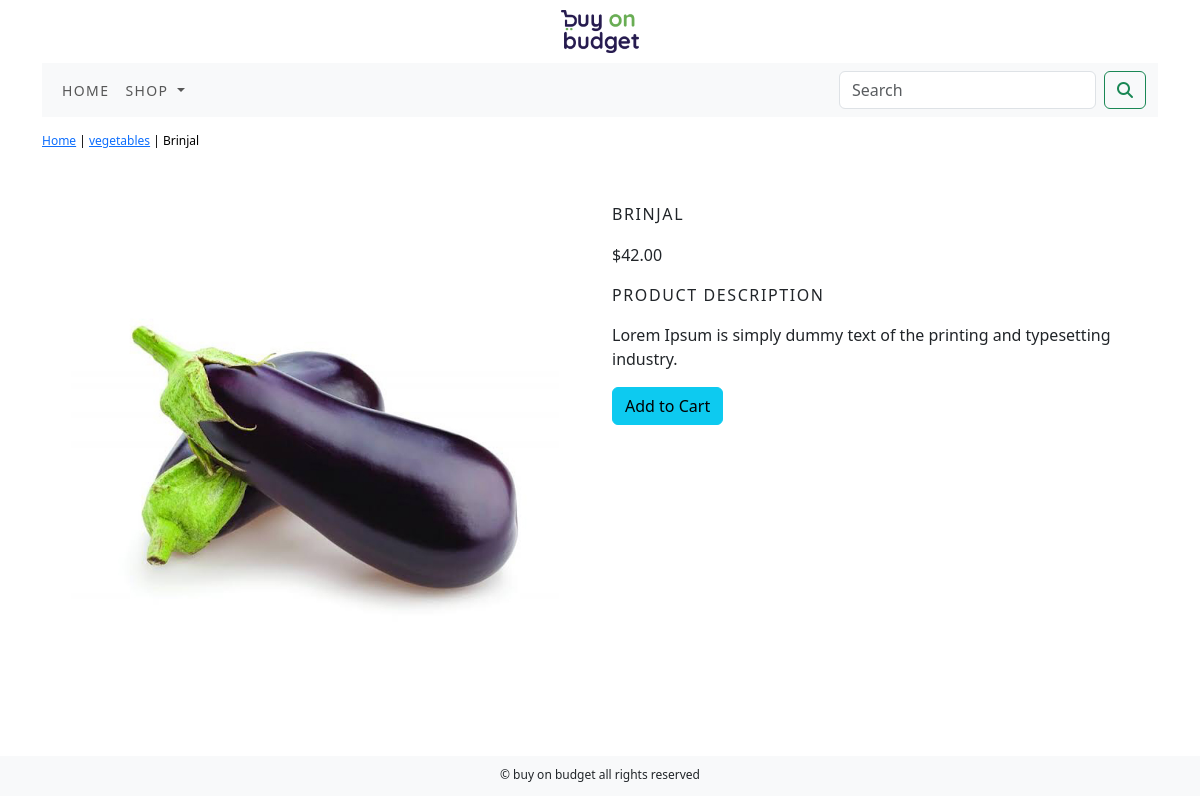
/ecommerceapp/vegetables/brinjal/, run on the app's committed database.
### ecommerceapp/models.py (models this page shows, shortened)
class Product(models.Model):
    name = models.CharField(max_length=250, unique=True)
    slug = models.SlugField(max_length=250, unique=True)
    description = models.TextField(blank=True)
    price = models.DecimalField(max_digits=10, decimal_places=2)
    category = models.ForeignKey(Category, on_delete=models.CASCADE)
    image = models.ImageField(upload_to='product', blank=True)
    stock = models.IntegerField()
    available = models.BooleanField(default=True)
    created = models.DateTimeField(auto_now_add=True)
    updated = models.DateTimeField(auto_now=True)
    class Meta:
        ordering = ('name',)
        verbose_name = 'product'
        verbose_name_plural = 'products'

class Category(models.Model):
    name = models.CharField(max_length=250, unique=True)
    slug = models.SlugField(max_length=250, unique=True)
    description = models.TextField(blank=True)
    image = models.ImageField(upload_to='category', blank=True)
    class Meta:
        ordering = ('name',)
        verbose_name = 'category'
        verbose_name_plural = 'categories'
    def get_url(self):
        return reverse('ecommerceapp:products_by_category', args=[self.slug])
    def __str__(self):
        return '{}'.format(self.name)

### ecommerceapp/views.py (the view)
# urls.py: path('<slug:c_slug>/<slug:product_slug>/', views.proDetail, name='product_detail'),
def proDetail(request, c_slug, product_slug):
    try:
        product = Product.objects.get(category__slug=c_slug, slug=product_slug)
    except Exception as e:
        raise e
    return render(request, 'product.html', {'product': product})

### cart/context_processors.py (called while the page is built)
def counter(request):
    item_count = 0
    if 'admin' in request.path:
        return {}
    else:
        try:
            cart=Cart.objects.filter(cart_id=_cart_id(request))
            cart_items=CartItem.objects.all().filter(cart=cart[:1])
            for cart_item in cart_items:
                item_count += cart_item.quantity
        except Cart.DoesNotExist:
            item_count = 0
    return dict(item_count=item_count)

### cart/views.py (called while the page is built)
def _cart_id(request):
    cart = request.session.session_key
    if not cart:
        cart = request.session.create()
    return cart

### ecommerceapp/context_processors.py (called while the page is built)
def menu_links(request):
    links = Category.objects.all()
    return dict(links=links)

### templates/product.html (shortened to what this page needs)
{% extends 'base.html' %}
{% load static %}
{% block content %}
<div class="row my_prod_row">
    <div class="mx-auto">
        <p><a href="{% url 'ecommerceapp:allProdCat' %}">Home</a> | <a href="{{product.category.get_url}}">{{product.category}}</a>
            | {{product.name}}</p>
    </div>
    <div class="container">
        <br>
        <div class="row">
            <div class="col-12 col-sm-12 col-md-12 col-lg-6 text-center">
                <div>
                    <img style="width: 100%;" src="{{product.image.url}}" alt="{{product.name}}">
                </div>
            </div>
            <div class="col-12 col-sm-12 col-md-12 col-lg-6">
                <div>
                    <h1 class="my_prod_title">{{product.name}}</h1>
                    <p>${{product.price}}</p>
                    <p class="my_title">Product Description</p>
                    <p class="text-justify my_prod_text">{{product.description}}</p>
                    {% if product.stock <= 0 %}
                    <p class="text-justify my_prod_text"><b>Out of Stock</b></p>
                    {% else %}
                    <a class="btn btn-info" href="{% url 'cart:add_cart' product.id %}">Add to Cart</a>
                    {% endif %}
                </div>
            </div>
        </div>
    </div>
</div>
{% endblock %}

### static/css/custom.css (style rules this page uses)
body { font-family: 'Poppins', sans-serif; }
.my_title { font-size: 16px; text-transform: uppercase; letter-spacing: 0.1em; }
.my_prod_row { padding-top: 15px; padding-bottom: 20px; }
.my_prod_row .mx-auto { color: #000; font-size: 12px; text-decoration: None; }
.my_prod_title { font-size: 16px; text-transform: uppercase; letter-spacing: 0.1em; padding-top: 15px; padding-bottom: 10px; }
.my_prod_text { padding-right: 20px; }

### data on the page
Product: category "vegetables", name "Brinjal", image (picture), name "BRINJAL", price "42.00", description "Lorem Ipsum is simply dummy text of the printing and typesetting industry."
